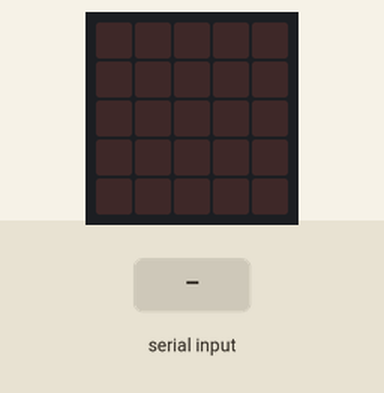
Recording of a program running on a simulated BBC micro:bit running MicroPython. Shown: the board's 5×5 LED display. Inputs (shaded band) come from the test bench.

Above: at 1.2 s.
1.3 s: "1" typed at the serial console, then Enter
At 2.0 s:
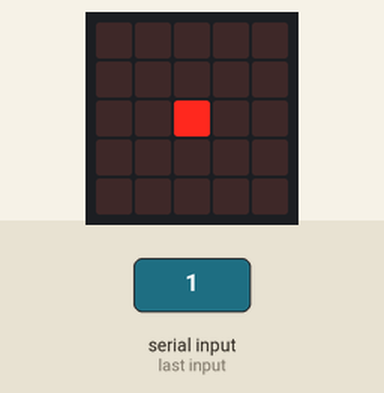
2.8 s: "1" typed at the serial console, then Enter
At 3.1 s:
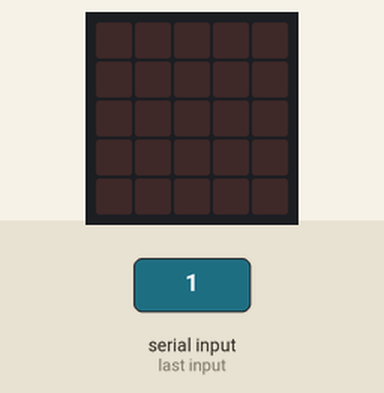
Timing chart, 0 to 5.8 s (numbered marks = the images above; inputs shaded):
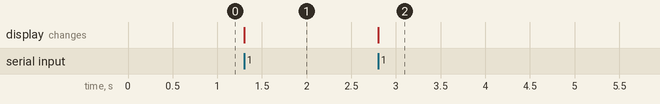

The program:

microbit_led_toggle.py
```python
# micro:bit LED toggle receiver
from microbit import *

# Initialize the display
display.clear()

# Set initial LED state
led_state = False

while True:
    if uart.any():  # Check if there's any data to read
        try:
            # Read the incoming data
            data = uart.readline().decode('utf-8').strip()

            # Toggle the LED state if we receive '1'
            if data == '1':
                led_state = not led_state
                # Update the display
                display.set_pixel(2, 2, 9 if led_state else 0)

        except Exception as e:
            # If there's an error, show an X pattern
            display.show(Image.NO)
            sleep(1000)
            display.clear()
```

Measured:
- after the input at 1.3 s, the display: changes at once (image 1)
- after the input at 2.8 s, the display: changes at once (image 2)
